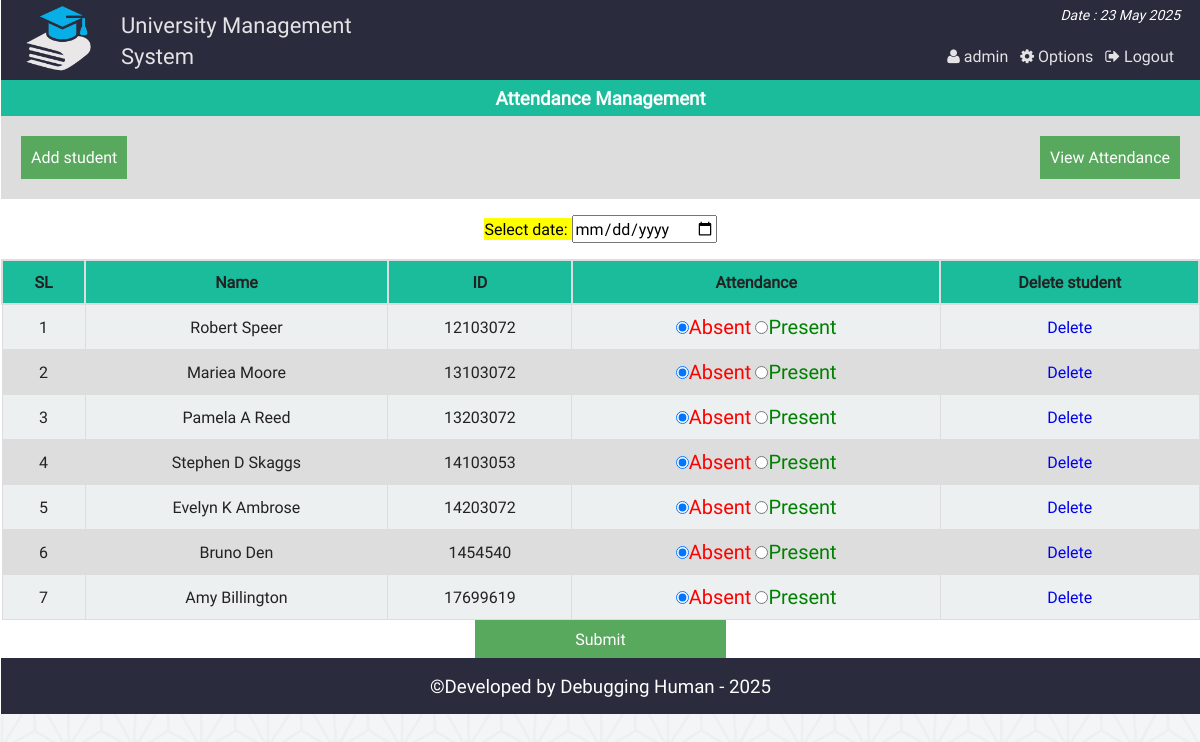
The page /class_att.php (signed in) on the database as committed earlier.
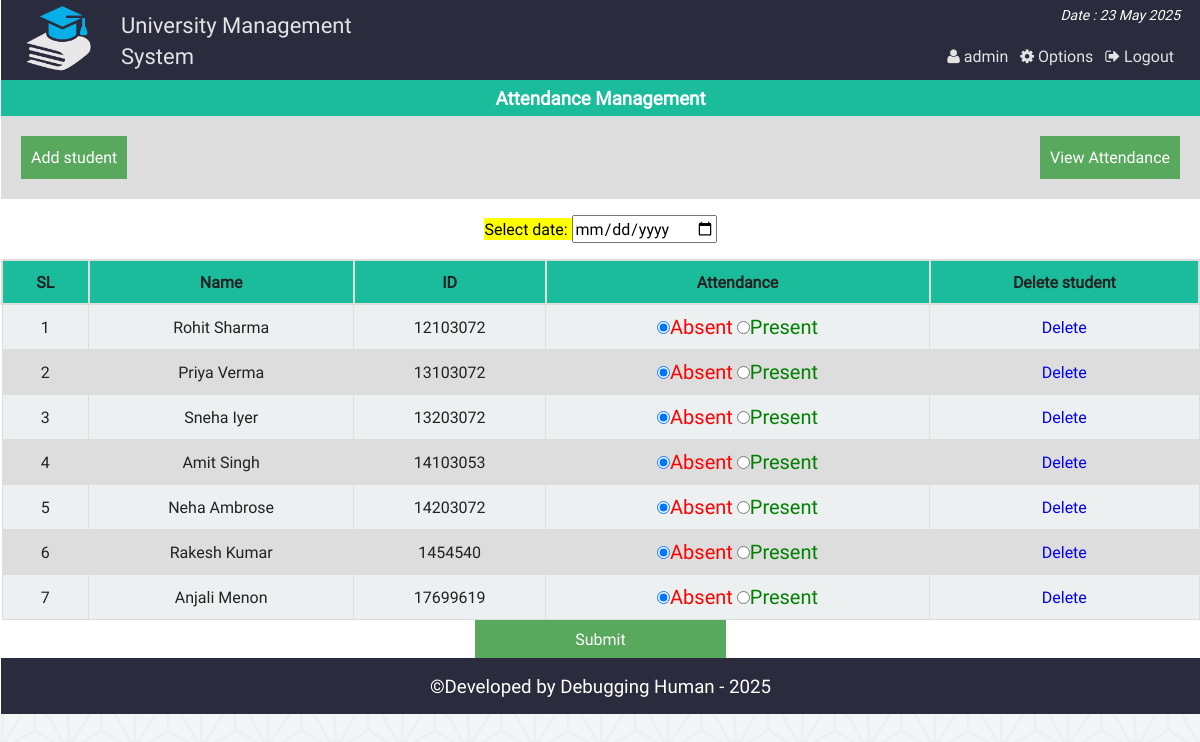
The same page on the database as committed later.
### tables this page shows
CREATE TABLE `at_student` (
  `id` int(11) NOT NULL,
  `name` varchar(40) NOT NULL,
  `st_id` int(11) NOT NULL
);

### php/functions.php (called while the page is built, shortened)
<?php
class login_registration_class{
	public function attn_student(){
		global $conn;
		$sql = "select * from at_student";
		$result = $conn->query($sql);
		return $result;
	}
};
?>

### class_att.php (the view, shortened to what this page needs)
<?php
	require "php/config.php";
	require_once "php/functions.php";
	$user = new login_registration_class();
?>
<?php
include "php/headertop_admin.php";
?>
<div class="all_student fix">
		<h3 style="text-align:center;color:#fff;margin:0;padding:5px;background:#1abc9c">Attendance Management</h3>
		<div  class="fix" style="background:#ddd;padding:20px;">
			<span style="float:left;"><a style="color:#fff;" href="att_add.php"><button style="background:#58A85D;border:none;color:#fff;padding:10px;">Add student</button></a></span>
			<span style="float:right;"><a style="color:#fff;" href="att_view.php"> <button style="background:#58A85D;border:none;color:#fff;padding:10px;">View Attendance</button></a></span>
		</div>
	<form action="" method="post">
		<p style="text-align:center;color:#34495e;">
			<mark>Select date: <input type="date" name="attndate" required/></mark>
		</p>
		<table class="tab_one" style="text-align:center;">
			<tr>
				<th style="text-align:center;">SL</th>
				<th style="text-align:center;">Name</th>
				<th style="text-align:center;">ID</th>
				<th style="text-align:center;">Attendance</th>
				<th style="text-align:center;">Delete student</th>
			</tr>
			<?php
			$i=0;
				$alluser = $user->attn_student();
				while($rows = $alluser->fetch_assoc()){
				$i++;
		?>
			<tr>
				<td><?php echo $i;?></td>
				<td><?php echo $rows['name'];?></td>
				<td><?php echo $rows['st_id'];?></td>
				<td>
					<label style="color:red;font-size:20px"><input type="radio" name="attn[<?php echo $rows['st_id'];?>]" value="absent" checked/>Absent</label>
					<label style="color:green;font-size:20px"> <input type="radio" name="attn[<?php echo $rows['st_id'];?>]" value="present" />Present</label>
				</td>
				<td><a href="att_del.php?dl=<?php echo $rows['id']; ?>">Delete</a></td>
			</tr>
			<?php } ?>
		</table>
		<center>
		<span><input style="<text-align:right></text-align:right>;background:#58A85D;border:none;color:#fff;padding:8px 100px;" type="submit" name="submit" value="Submit" /></span> <br>
		</center>
	</form>
</div>
<?php include "php/footerbottom.php";?>

Rows that differ between the two databases and show on the page:
changed at_student: name "Robert Speer" → "Rohit Sharma"
changed at_student: name "Mariea Moore" → "Priya Verma"
changed at_student: name "Pamela A Reed" → "Sneha Iyer"
changed at_student: name "Stephen D Skaggs" → "Amit Singh"
changed at_student: name "Evelyn K Ambrose" → "Neha Ambrose"
changed at_student: name "Bruno Den" → "Rakesh Kumar"
changed at_student: name "Amy Billington" → "Anjali Menon"
